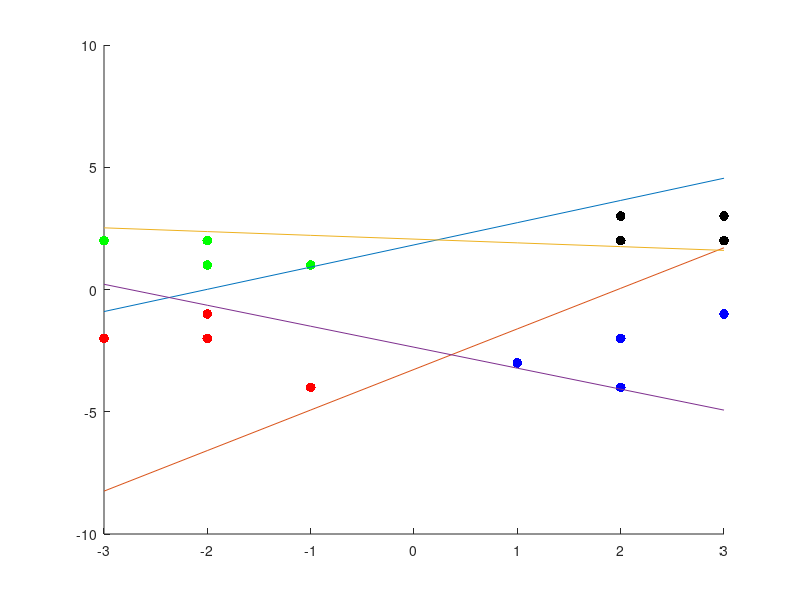

Recreate this plot in MATLAB.
x1 = [[1;-2;2],[1;-3;2],[1;-2;1],[1;-1;1]];
x2 = [[1;2;-2],[1;3;-1],[1;1;-3],[1;2;-4]];
x3 = [[1;2;2],[1;3;2],[1;2;3],[1;3;3]];
x4 = [[1;-2;-2],[1;-3;-2],[1;-2;-1],[1;-1;-4]];
d1 = [1;0;0;0];
d2 = [0;1;0;0];
d3 = [0;0;1;0];
d4 = [0;0;0;1];
T = [x1,x2,x3,x4];
d = [[d1,d1,d1,d1],[d2,d2,d2,d2],[d3,d3,d3,d3],[d4,d4,d4,d4]];
N = length(T);
m = 2;
n = 4;
eta = 0.5;
N = length(T);
x = [-3:3];
w = rand(m+1,n);
c = [[0,1,0];[0,1,0];[0,1,0];[0,1,0];[0,0,1];[0,0,1];[0,0,1];[0,0,1];[0,0,0];[0,0,0];[0,0,0];[0,0,0];[1,0,0];[1,0,0];[1,0,0];[1,0,0]];
scatter([x1(2,:),x2(2,:),x3(2,:),x4(2,:)],[x1(3,:),x2(3,:),x3(3,:),x4(3,:)],50,c,'filled');
hold on;
plot(x,(-w(2,1)/w(3,1)).*x + (-w(1,1)/w(3,1)));
plot(x,(-w(2,2)/w(3,2)).*x + (-w(1,2)/w(3,2)));
plot(x,(-w(2,3)/w(3,3)).*x + (-w(1,3)/w(3,3)));
plot(x,(-w(2,4)/w(3,4)).*x + (-w(1,4)/w(3,4)));
hold off;
while 1
    s = w;
    for i = 1:N
        in = T(:,i);
        net = w.'*in;
        for j = 1:n
            if (net(j) >= 0)
                net(j) = 1;
            else
                net(j) = 0;
            end
            if (net(j) == d(j,i))
                w(:,j) = w(:,j);
            else
                if((d(j,i) - net(j)) >= 0)
                    w(:,j) = w(:,j) + eta.*in;
                else
                    w(:,j) = w(:,j) - eta.*in;
                end
            end
        end
        scatter([x1(2,:),x2(2,:),x3(2,:),x4(2,:)],[x1(3,:),x2(3,:),x3(3,:),x4(3,:)],50,c,'filled');
        hold on;
        plot(x,(-w(2,1)/w(3,1)).*x + (-w(1,1)/w(3,1)));
        plot(x,(-w(2,2)/w(3,2)).*x + (-w(1,2)/w(3,2)));
        plot(x,(-w(2,3)/w(3,3)).*x + (-w(1,3)/w(3,3)));
        plot(x,(-w(2,4)/w(3,4)).*x + (-w(1,4)/w(3,4)));
        hold off;
        pause(0.1);
    end
    if (s == w)
        disp ("THE NETWORK HAS LEARNED TO CLASSIFY THE GIVEN INPUTS!!");
        break;
    end
end